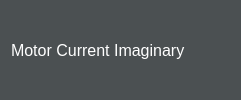
           <widget class="QWidget" name="widget_14" native="true">
            <property name="styleSheet">
             <string notr="true">background-color: rgb(46, 52, 54,160);</string>
            </property>
            <layout class="QHBoxLayout" name="horizontalLayout_11">
             <item>
              <widget class="QLabel" name="label_26">
               <property name="font">
                <font>
                 <pointsize>12</pointsize>
                </font>
               </property>
               <property name="styleSheet">
                <string notr="true">color: white;
background: transparent;</string>
               </property>
               <property name="text">
                <string>Motor Current Imaginary</string>
               </property>
              </widget>
             </item>
             <item alignment="Qt::AlignHCenter">
              <widget class="QLabel" name="motorCurrentImaginaryLeftLabel">
               <property name="font">
                <font>
                 <pointsize>12</pointsize>
                </font>
               </property>
               <property name="styleSheet">
                <string notr="true">color: white;
background: transparent;</string>
               </property>
               <property name="text">
                <string/>
               </property>
              </widget>
             </item>
             <item alignment="Qt::AlignHCenter">
              <widget class="QLabel" name="motorCurrentImaginaryAvgLabel">
               <property name="font">
                <font>
                 <pointsize>12</pointsize>
                </font>
               </property>
               <property name="styleSheet">
                <string notr="true">color: white;
background: transparent;</string>
               </property>
               <property name="text">
                <string/>
               </property>
              </widget>
             </item>
             <item alignment="Qt::AlignHCenter">
              <widget class="QLabel" name="motorCurrentImaginaryRightLabel">
               <property name="font">
                <font>
                 <pointsize>12</pointsize>
                </font>
               </property>
               <property name="styleSheet">
                <string notr="true">color: white;
background: transparent;</string>
               </property>
               <property name="text">
                <string/>
               </property>
              </widget>
             </item>
            </layout>
           </widget>
